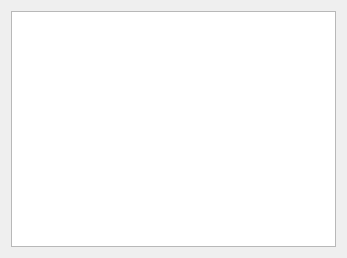
<?xml version="1.0" encoding="UTF-8"?>
<ui version="4.0">
 <class>BrushMenuWidget</class>
 <widget class="QWidget" name="BrushMenuWidget">
  <property name="geometry">
   <rect>
    <x>0</x>
    <y>0</y>
    <width>347</width>
    <height>258</height>
   </rect>
  </property>
  <property name="windowTitle">
   <string>Brushes</string>
  </property>
  <layout class="QVBoxLayout" name="verticalLayout">
   <item>
    <widget class="QListWidget" name="mBrushedLW">
     <property name="sizePolicy">
      <sizepolicy hsizetype="Expanding" vsizetype="Expanding">
       <horstretch>0</horstretch>
       <verstretch>0</verstretch>
      </sizepolicy>
     </property>
     <property name="iconSize">
      <size>
       <width>64</width>
       <height>64</height>
      </size>
     </property>
     <property name="viewMode">
      <enum>QListView::IconMode</enum>
     </property>
     <property name="uniformItemSizes">
      <bool>false</bool>
     </property>
    </widget>
   </item>
  </layout>
  <action name="actionEditBrush">
   <property name="icon">
    <iconset resource="toolkit.qrc">
     <normaloff>:/VecTB/icons/toolbars/Edit.png</normaloff>:/VecTB/icons/toolbars/Edit.png</iconset>
   </property>
   <property name="text">
    <string>editBrush</string>
   </property>
   <property name="toolTip">
    <string>Edit the selected brush</string>
   </property>
  </action>
  <action name="actionNewBrush">
   <property name="icon">
    <iconset resource="toolkit.qrc">
     <normaloff>:/VecTB/icons/toolbars/New_Map.png</normaloff>:/VecTB/icons/toolbars/New_Map.png</iconset>
   </property>
   <property name="text">
    <string>newBrush</string>
   </property>
   <property name="toolTip">
    <string>Create new brush</string>
   </property>
  </action>
  <action name="actionDeleteBrush">
   <property name="icon">
    <iconset resource="toolkit.qrc">
     <normaloff>:/VecTB/icons/toolbars/Delete.png</normaloff>:/VecTB/icons/toolbars/Delete.png</iconset>
   </property>
   <property name="text">
    <string>deleteBrush</string>
   </property>
   <property name="toolTip">
    <string>Delete the selected brush</string>
   </property>
  </action>
 </widget>
 <resources>
  <include location="toolkit.qrc"/>
 </resources>
 <connections>
  <connection>
   <sender>actionDeleteBrush</sender>
   <signal>triggered()</signal>
   <receiver>BrushMenuWidget</receiver>
   <slot>onDeleteBrush()</slot>
   <hints>
    <hint type="sourcelabel">
     <x>-1</x>
     <y>-1</y>
    </hint>
    <hint type="destinationlabel">
     <x>199</x>
     <y>149</y>
    </hint>
   </hints>
  </connection>
  <connection>
   <sender>actionEditBrush</sender>
   <signal>triggered()</signal>
   <receiver>BrushMenuWidget</receiver>
   <slot>onEditBrush()</slot>
   <hints>
    <hint type="sourcelabel">
     <x>-1</x>
     <y>-1</y>
    </hint>
    <hint type="destinationlabel">
     <x>199</x>
     <y>149</y>
    </hint>
   </hints>
  </connection>
  <connection>
   <sender>actionNewBrush</sender>
   <signal>triggered()</signal>
   <receiver>BrushMenuWidget</receiver>
   <slot>onNewBrush()</slot>
   <hints>
    <hint type="sourcelabel">
     <x>-1</x>
     <y>-1</y>
    </hint>
    <hint type="destinationlabel">
     <x>199</x>
     <y>149</y>
    </hint>
   </hints>
  </connection>
  <connection>
   <sender>mBrushedLW</sender>
   <signal>itemClicked(QListWidgetItem*)</signal>
   <receiver>BrushMenuWidget</receiver>
   <slot>onItemChanged(QListWidgetItem*)</slot>
   <hints>
    <hint type="sourcelabel">
     <x>62</x>
     <y>239</y>
    </hint>
    <hint type="destinationlabel">
     <x>49</x>
     <y>256</y>
    </hint>
   </hints>
  </connection>
  <connection>
   <sender>mBrushedLW</sender>
   <signal>doubleClicked(QModelIndex)</signal>
   <receiver>BrushMenuWidget</receiver>
   <slot>onDoubleClick()</slot>
   <hints>
    <hint type="sourcelabel">
     <x>27</x>
     <y>141</y>
    </hint>
    <hint type="destinationlabel">
     <x>5</x>
     <y>142</y>
    </hint>
   </hints>
  </connection>
 </connections>
 <slots>
  <slot>onNewBrush()</slot>
  <slot>onDeleteBrush()</slot>
  <slot>onEditBrush()</slot>
  <slot>onItemChanged(QListWidgetItem*)</slot>
  <slot>onDoubleClick()</slot>
 </slots>
</ui>
